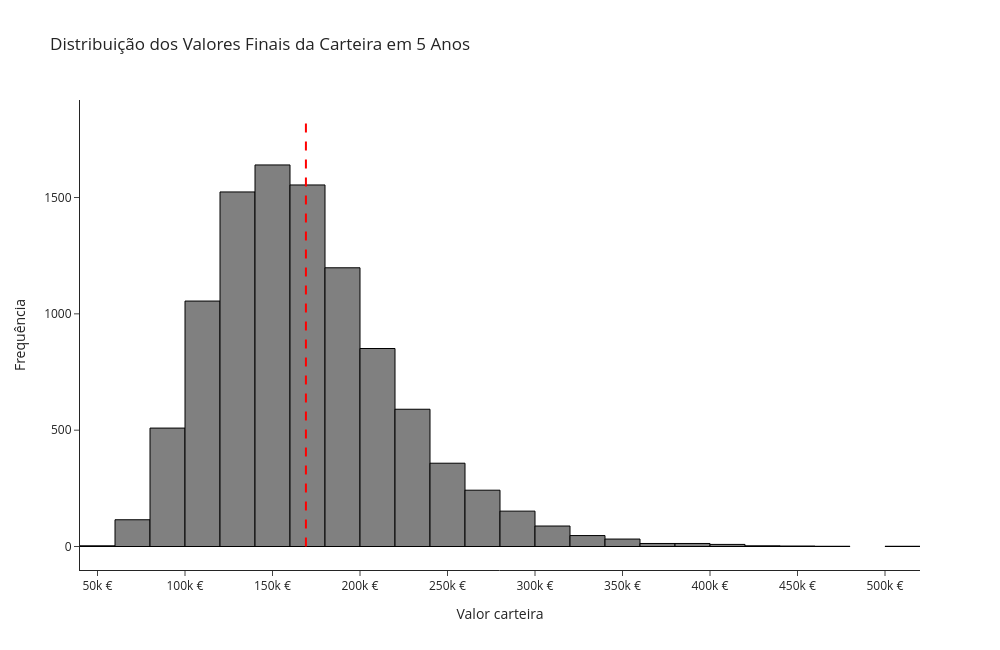

The cell this chart's notebook holds for it:
### Code cell
# Criar uma figura Plotly para o histograma
final_values = results_df.iloc[-1]
histogram = go.Figure()

# Adicionar o histograma ao gráfico
histogram.add_trace(go.Histogram(x=final_values, nbinsx=40, marker=dict(color='grey', line=dict(color='black', width=1))))

# Adicionar linha da média ao histograma
histogram.add_trace(go.Scatter(x=[expected_final_value, expected_final_value], y=[0, num_simulations/5.5], mode='lines', line=dict(color='red', dash='dash')))

# Alterações ao gráfico
histogram.update_layout(
    title=f'Distribuição dos Valores Finais da Carteira em {years} Anos',
    xaxis_title='Valor carteira',
    xaxis_ticksuffix=' €',
    yaxis_title='Frequência',
    template='simple_white',
    height=650, width=1000,
    showlegend=False,
)

# Mostrar o histograma
histogram.show()

### Figure 1 — Plotly figure (JSON) as saved in the notebook; plotly's stock layout.template omitted (floating-point values rounded to 4 significant figures; data arrays with more than 128 entries replaced by an {"elided": "..."} marker saying what was removed)
{"data": [{"marker": {"color": "grey", "line": {"color": "black", "width": 1}}, "nbinsx": 40, "type": "histogram", "x": {"elided": "10000 float values"}}, {"line": {"color": "red", "dash": "dash"}, "mode": "lines", "type": "scatter", "x": [169100.0, 169100.0], "y": [0, 1818.0]}], "layout": {"height": 650, "showlegend": false, "title": {"text": "Distribuição dos Valores Finais da Carteira em 5 Anos"}, "width": 1000, "xaxis": {"ticksuffix": " €", "title": {"text": "Valor carteira"}}, "yaxis": {"title": {"text": "Frequência"}}}}
